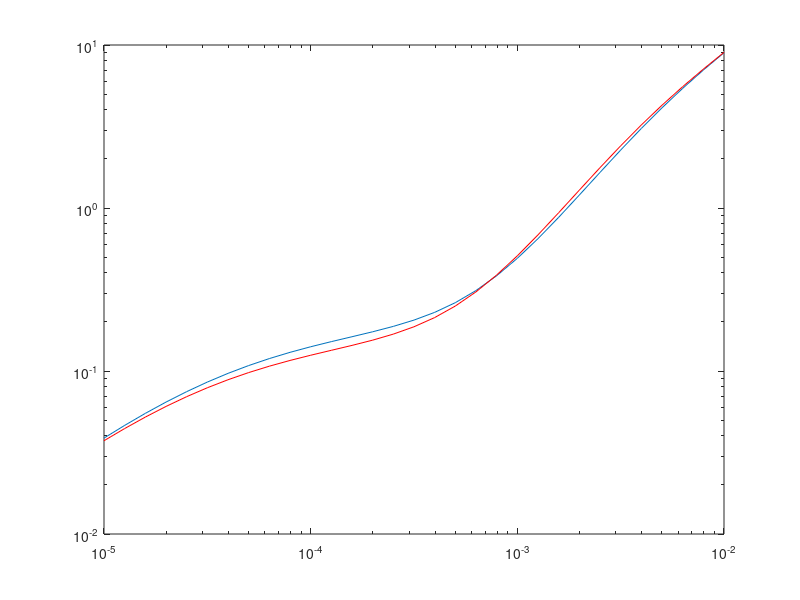

Write the MATLAB code that produced this figure.
clear
 
% Physical properties.
rhos = 2650.0;
rho = 999.7;
s = rhos/rho;
g = 9.81;
nu = 1.306e-6;
t = 10.0;
 
%nu = 1.003e-6;
%rho = 998.2;
%s = rhos/rho;
%t = 20;
 
% Problem parameters.
x = [-2:0.1:1];
d = 10.^x;
d = d*1.0e-3;
tau = zeros(size(d));
dstar = zeros(size(d));
for k = 1:length(d)
    dstar(k) = (g*(s - 1.0)/nu^2)^(1.0/3.0)*d(k);
    tau(k) = 0.30/(1.0 + 1.2*dstar(k)) + 0.055*(1.0 - exp(-0.020*dstar(k)));
    tau(k) = g*(rhos-rho)*d(k)*tau(k);
end
 
loglog(d,tau)
hold on

nu = 1.003e-6;
rho = 998.2;
s = rhos/rho;
t = 20;
 
% Problem parameters.
x = [-2:0.1:1];
d = 10.^x;
d = d*1.0e-3;
tau = zeros(size(d));
dstar = zeros(size(d));
for k = 1:length(d)
    dstar(k) = (g*(s - 1.0)/nu^2)^(1.0/3.0)*d(k);
    tau(k) = 0.30/(1.0 + 1.2*dstar(k)) + 0.055*(1.0 - exp(-0.020*dstar(k)));
    tau(k) = g*(rhos-rho)*d(k)*tau(k);
end

loglog(d,tau,'r')
hold off